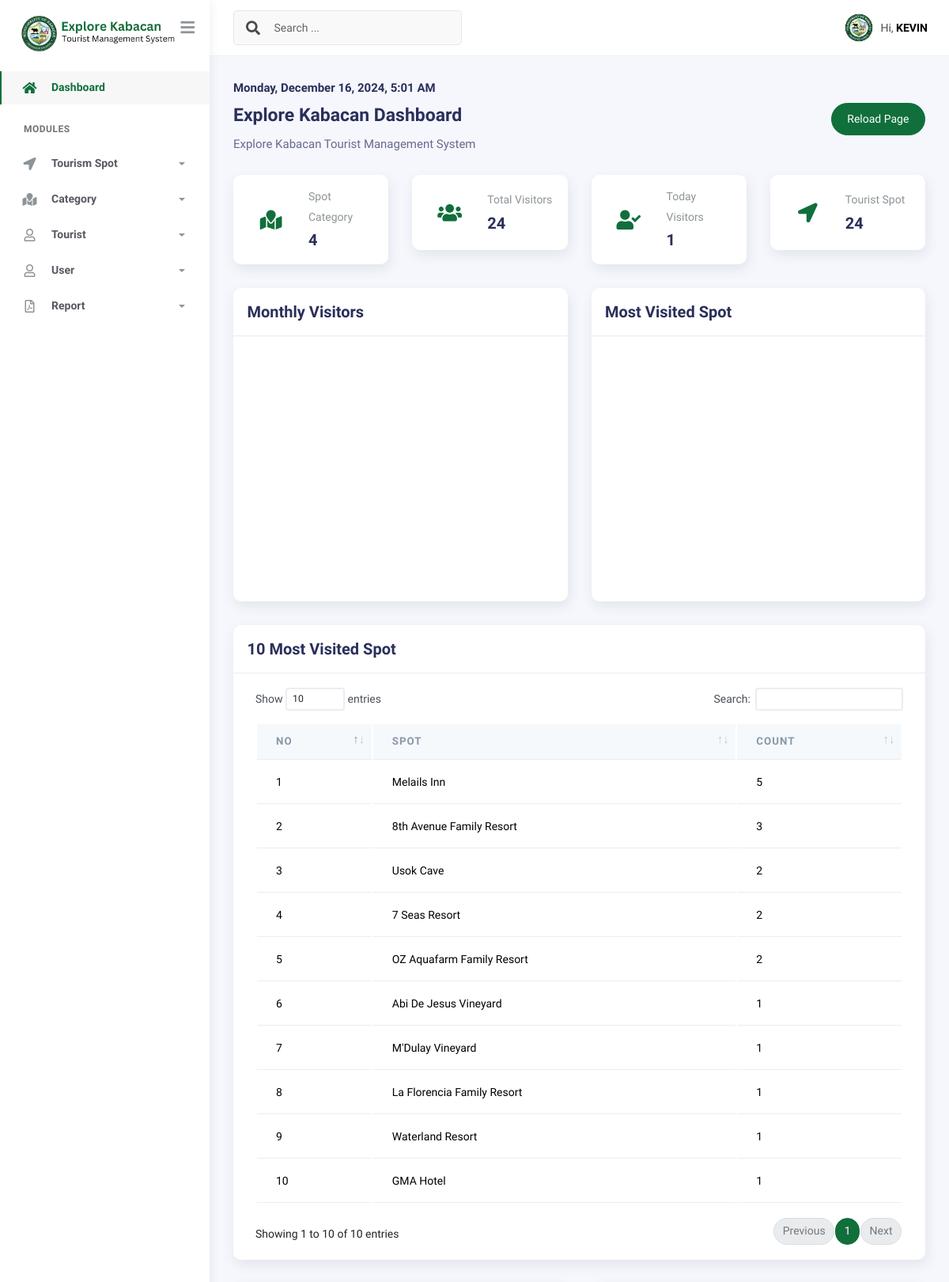
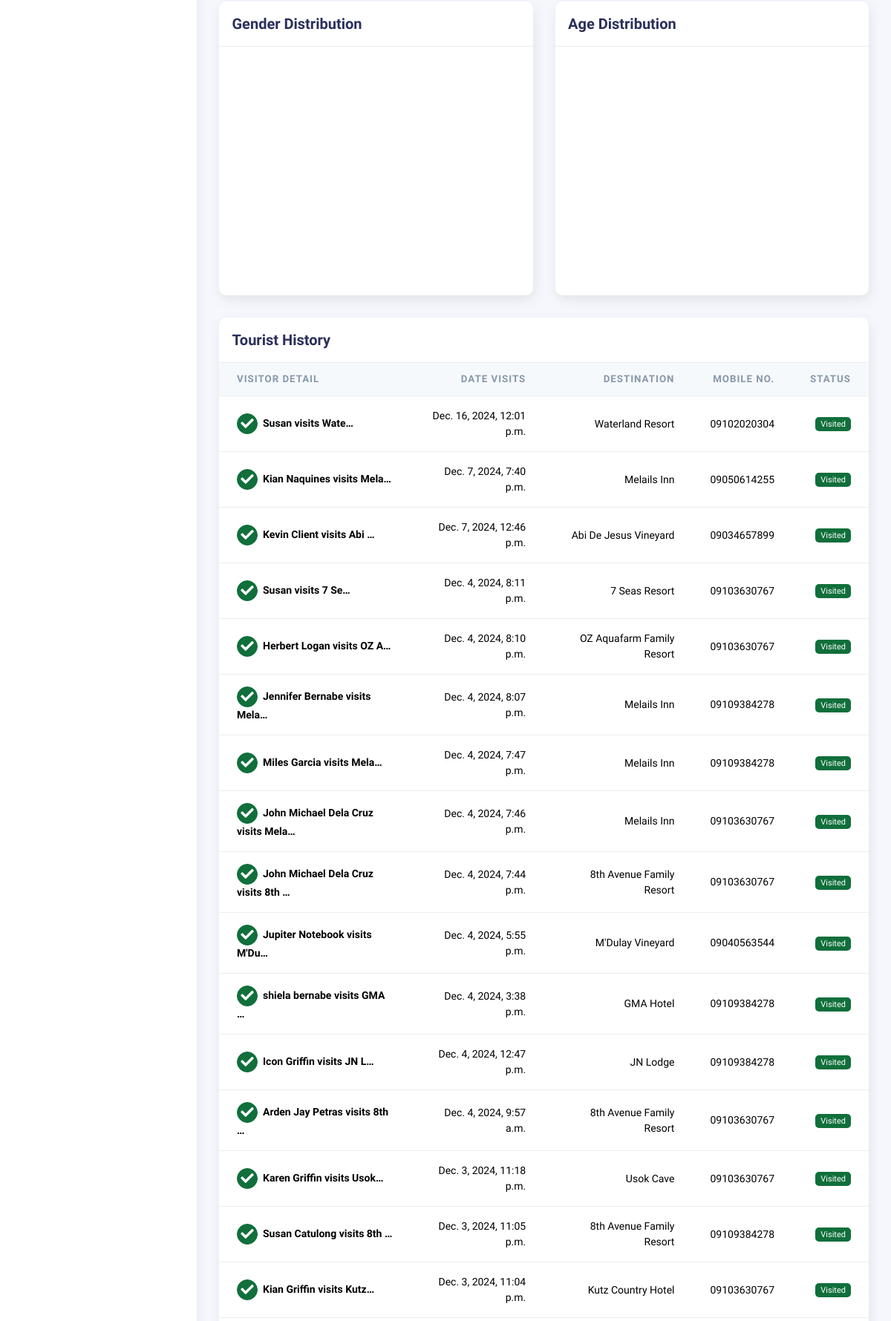
Screenshot of /dashboard/ (signed in, upper part) with the database file from the repository (2 pictures, top to bottom).
### explore_kabacan_app/models.py (models this page shows, shortened)
class CustomUser(AbstractBaseUser, PermissionsMixin):
    username = models.CharField(max_length=150, unique=True)
    first_name = models.CharField(max_length=255)
    middle_name = models.CharField(max_length=255)
    last_name = models.CharField(max_length=255)
    assigned_to = models.ForeignKey('Spot', null=True, blank=True, on_delete=models.CASCADE, help_text='Select what tourist spot you are assigned to.')
    email = models.EmailField(unique=True)
    is_active = models.BooleanField(default=True, help_text='Whether the user can login to the system')
    is_staff = models.BooleanField(default=False, help_text='Whether the user can access the super admin')
    is_superuser = models.BooleanField(default=False, help_text='Whether the user has the admin permission to system')
    date_joined = models.DateTimeField(default=timezone.now)
    objects = CustomUserManager()
    USERNAME_FIELD = "username"
    REQUIRED_FIELDS = ["email"]
    class Meta:
        db_table = "users_tbl"
        verbose_name = "User"
        verbose_name_plural = "Users"

class Spot(models.Model):
    spot = models.CharField(max_length=255, blank=False, null=False)
    category = models.ForeignKey(SpotCategory, blank=True, null=True, on_delete=models.SET_NULL)
    date_added = models.DateTimeField(auto_now_add=True)
    def __str__(self) -> str:
        return self.spot
    class Meta:
        db_table = "spot_tbl"
        verbose_name = "Tourist Spot"
        verbose_name_plural = "Tourist Spots"

class Tourist(models.Model):
    GENDER = (
        ("Male", "Male"),
        ("Female", "Female"),
    )
    VISITOR_TYPE = (
        ("Individual","Individual"),
        ("Group","Group"),
    )
    firstname = models.CharField(max_length=255, null=False, blank=False)
    middlename = models.CharField(max_length=255, blank=True, null=True)
    lastname = models.CharField(max_length=255, null=False, blank=False)
    dob = models.DateField(auto_now_add=False)
    gender = models.CharField(max_length=255, null=False, blank=False, choices=GENDER)
    phone_number = models.CharField(max_length=11, null=False, blank=False)
    address = models.CharField(max_length=255, null=False, blank=False)
    destination = models.ForeignKey(Spot, on_delete=models.SET_NULL, null=True)
    visit_date = models.DateTimeField(auto_now_add=True, editable=True, null=False, blank=False)
    visitor_type = models.CharField(max_length=255, choices=VISITOR_TYPE, null=True, blank=True)
    number_of_visitors = models.IntegerField(null=True, blank=True, default=0)
    def get_full_name(self):
        return (
            f"{self.firstname} {self.lastname}" if self.middlename else self.firstname
        )
    class Meta:
        db_table = "tourist_tbl"
        verbose_name = "Tourists"
        verbose_name_plural = "Tourists"

### explore_kabacan_app/views.py (the view)
# urls.py: path("dashboard/", DashboardView.as_view(), name="dashboard"),
class DashboardView(CustomLoginRequiredMixin, View):
    template_name = "dashboard.html"
    def get(self, request, *args, **kwargs):
        context = {}
        current_time = timezone.now().date()
        context["count_total_visitors"] = Tourist.objects.count()
        context["count_total_spots"] = Spot.objects.count()
        context["count_total_category"] = SpotCategory.objects.count()
        context["count_total_visitors_today"] = Tourist.objects.filter(
            visit_date__date=current_time
        ).count()
        if request.user.assigned_to:
            context["visitors_history"] = Tourist.objects.filter(
                destination=request.user.assigned_to
            ).order_by("-visit_date")[:20]
        else:
            context["visitors_history"] = Tourist.objects.all().order_by("-visit_date")[
                :20
            ]
        context["most_visited_spot"] = Spot.objects.annotate(
            visit_count=Count("tourist")
        ).order_by("-visit_count")[:10]
        most_visited_spots = Spot.objects.annotate(
            visit_count=Count("tourist")
        ).order_by("-visit_count")[:10]
        chart_data = [
            {"name": spot.spot, "y": spot.visit_count} for spot in most_visited_spots
        ]
        context["chart_data"] = chart_data
        return render(request, self.template_name, context)

### explore_kabacan_app/templates/dashboard.html (shortened to what this page needs)
{% extends './includes/base.html' %}
{% block content %}
<div class="page-inner">
    <div class="d-flex align-items-left justify-content-between align-items-md-center flex-column flex-md-row pt-2 pb-4">
        <div>
            <h6 class="fw-bold" id="current_date">Saturday, December 7, 2024</h6>
            <h3 class="fw-bold">Explore Kabacan Dashboard</h3>
            <h6 class="op-7 mb-2">Explore Kabacan Tourist Management System</h6>
        </div>
        <div class="ms-md-auto py-2 py-md-0">
            <button type="button" onclick="onReload()" class="btn btn-primary btn-round">Reload Page</button>
        </div>
    </div>
    <div class="row">
        <div class="col-sm-6 col-md-3">
            <div class="card card-stats card-round">
                <div class="card-body">
                    <div class="row align-items-center">
                        <div class="col-icon">
                            <div class="icon-big text-center bubble-shadow-small">
                                <i class="fas fa-map-marked text-success"></i>
                            </div>
                        </div>
                        <div class="col col-stats ms-3 ms-sm-0">
                            <div class="numbers">
                                <p class="card-category">Spot Category</p>
                                <h4 class="card-title">
                                    {{ count_total_category }}
                                </h4>
                            </div>
                        </div>
                    </div>
                </div>
            </div>
        </div>
        <div class="col-sm-6 col-md-3">
            <div class="card card-stats card-round">
                <div class="card-body">
                    <div class="row align-items-center">
                        <div class="col-icon">
                            <div class="icon-big text-center bubble-shadow-small">
                                <i class="fas fa-users text-success"></i>
                            </div>
                        </div>
                        <div class="col col-stats ms-3 ms-sm-0">
                            <div class="numbers">
                                <p class="card-category">Total Visitors</p>
                                <h4 class="card-title">{{ count_total_visitors }}</h4>
                            </div>
                        </div>
                    </div>
                </div>
            </div>
        </div>
        <div class="col-sm-6 col-md-3">
            <div class="card card-stats card-round">
                <div class="card-body">
                    <div class="row align-items-center">
                        <div class="col-icon">
                            <div class="icon-big text-center bubble-shadow-small">
                                <i class="fas fa-user-check text-success"></i>
                            </div>
                        </div>
                        <div class="col col-stats ms-3 ms-sm-0">
                            <div class="numbers">
                                <p class="card-category">Today Visitors</p>
                                <h4 class="card-title">
                                    {{ count_total_visitors_today }}
                                </h4>
                            </div>
                        </div>
                    </div>
                </div>
            </div>
        </div>
        <div class="col-sm-6 col-md-3">
            <div class="card card-stats card-round">
                <div class="card-body">
                    <div class="row align-items-center">
                        <div class="col-icon">
                            <div class="icon-big text-center bubble-shadow-small">
                                <i class="fas fa-location-arrow text-success"></i>
                            </div>
                        </div>
                        <div class="col col-stats ms-3 ms-sm-0">
                            <div class="numbers">
                                <p class="card-category">Tourist Spot</p>
                                <h4 class="card-title">
                                    {{ count_total_spots }}
                                </h4>
                            </div>
                        </div>
                    </div>
                </div>
            </div>
        </div>
    </div>
    <div class="row">
        <div class="col-md-6">
            <div class="card card-round">
                <div class="card-header">
                    <div class="card-head-row">
                        <div class="card-title">Monthly Visitors</div>
                    </div>
                </div>
                <div class="card-body">
                    <div class="chart-container">
                    </div>
                </div>
            </div>
        </div>
        <div class="col-md-6">
            <div class="card card-round">
                <div class="card-header">
                    <div class="card-head-row">
                        <div class="card-title">Most Visited Spot</div>
                    </div>
                </div>
                <div class="card-body">
                    <div class="chart-container">
                    </div>
                </div>
            </div>
        </div>
    </div>
    <div class="row">
        <div class="col-md-12">
            <div class="card card-round">
                <div class="card-header">
                    <div class="card-head-row">
                        <div class="card-title">10 Most Visited Spot</div>
                    </div>
                </div>
                <div class="card-body">
                    <div class="table-responsive">
                        <table class="table align-items-center mb-0" id="datatable">
                            <thead class="thead-light">
                                <tr>
                                    <th scope="col" class="text-start">No</th>
                                    <th scope="col" class="text-start">Spot</th>
                                    <th scope="col" class="text-start">Count</th>
                                </tr>
                            </thead>
                            <tbody>
                                {% for spot in most_visited_spot %}
                                <tr>
                                    <td>{{ forloop.counter }}</td>
                                    <td class="text-start">{{ spot.spot }}</td>
                                    <td class="text-start">{{ spot.visit_count }}</td>
                                </tr>
                                {% endfor %}
                            </tbody>
                        </table>
                    </div>
                </div>
            </div>
        </div>
    </div>
    <div class="row">
        <div class="col-md-6">
            <div class="card card-round">
                <div class="card-header">
                    <div class="card-head-row">
                        <div class="card-title">Gender Distribution</div>
                    </div>
                </div>
                <div class="card-body">
                    <div class="chart-container">
                    </div>
                </div>
            </div>
        </div>
        <div class="col-md-6">
            <div class="card card-round">
                <div class="card-header">
                    <div class="card-head-row">
                        <div class="card-title">Age Distribution</div>
                    </div>
                </div>
                <div class="card-body">
                    <div class="chart-container">
                    </div>
                </div>
            </div>
        </div>
    </div>
    <div class="row">
        <div class="col-md-12">
            <div class="card card-round">
                <div class="card-header">
                    <div class="card-head-row card-tools-still-right">
                        <div class="card-title">Tourist History</div>
                    </div>
                </div>
                <div class="card-body p-0">
                    <div class="table-responsive">
                        <table class="table align-items-center mb-0">
                            <thead class="thead-light">
                                <tr>
                                    <th scope="col">Visitor Detail</th>
                                    <th scope="col" class="text-end">Date Visits</th>
                                    <th scope="col" class="text-end">Destination</th>
                                    <th scope="col" class="text-end">Mobile No.</th>
                                    <th scope="col" class="text-end">Status</th>
                                </tr>
                            </thead>
                            <tbody>
                                {% for visitor_history in visitors_history %}
                                <tr>
                                    <th scope="row">
                                        <button class="btn btn-icon btn-round btn-primary btn-sm me-1">
                                            <i class="fa fa-check"></i>
                                        </button>
                                        {{ visitor_history.get_full_name }} visits {{ visitor_history.destination|truncatechars:5 }}
                                    </th>
                                    <td class="text-end">{{ visitor_history.visit_date }} </td>
                                    <td class="text-end">
                                        {{ visitor_history.destination }}
                                    </td>
                                    <td class="text-end">
                                        {{ visitor_history.phone_number }}
                                    </td>
                                    <td class="text-end">
                                        <span class="badge badge-success">Visited</span>
                                    </td>
                                </tr>
                                {% endfor %}
                            </tbody>
                        </table>
                    </div>
                </div>
            </div>
        </div>
    </div>
</div>
{% endblock %}

### explore_kabacan_app/templates/includes/navbar.html (shortened to what this page needs)
{% load static %}
<nav class="navbar navbar-header navbar-header-transparent navbar-expand-lg border-bottom">
    <div class="container-fluid">
        <nav class="navbar navbar-header-left navbar-expand-lg navbar-form nav-search p-0 d-none d-lg-flex">
            <div class="input-group">
              <div class="input-group-prepend">
                <button type="submit" class="btn btn-search pe-1">
                  <i class="fa fa-search search-icon"></i>
                </button>
              </div>
              <input type="text" placeholder="Search ..." class="form-control">
            </div>
          </nav>
        <ul class="navbar-nav topbar-nav ms-md-auto align-items-center">
            <li class="nav-item topbar-user dropdown hidden-caret">
                <a
                    class="dropdown-toggle profile-pic"
                    data-bs-toggle="dropdown"
                    href="#"
                    aria-expanded="false"
                >
                    <div class="avatar-sm">
                        <img src="{% static 'assets/img/logo.jpg' %}" alt="{{ request.user.username }}" class="avatar-img rounded-circle">
                    </div>
                    <span class="profile-username">
                        <span class="op-7">Hi,</span>
                        <span class="fw-bold" style="text-transform: uppercase;">{{ request.user.username }}</span>
                    </span>
                </a>
            </li>
        </ul>
    </div>
</nav>

### explore_kabacan_app/templates/includes/base.html (style rules this page uses)
.btn-primary { background-color: #106F3B !important; border-color: #106F3B !important; }
.badge-success { background-color: #106F3B !important; border-color: #106F3B !important; }
.text-success { color: #106F3B !important; }

### rows the page displays
CustomUser: user.username "KEVIN"
Spot: spot "Melails Inn", visit_count "5"
Spot: spot "8th Avenue Family Resort", visit_count "3"
Spot: spot "Usok Cave", visit_count "2"
Spot: spot "7 Seas Resort", visit_count "2"
Spot: spot "OZ Aquafarm Family Resort", visit_count "2"
Spot: spot "Abi De Jesus Vineyard", visit_count "1"
Spot: spot "M'Dulay Vineyard", visit_count "1"
Spot: spot "La Florencia Family Resort", visit_count "1"
Spot: spot "Waterland Resort", visit_count "1"
Spot: spot "GMA Hotel", visit_count "1"
Tourist: get_full_name "Susan", destination "Wate…", visit_date "Dec. 16, 2024, 12:01 p.m.", destination "Waterland Resort", phone_number "09102020304"
Tourist: get_full_name "Kian Naquines", destination "Mela…", visit_date "Dec. 7, 2024, 7:40 p.m.", destination "Melails Inn", phone_number "09050614255"
Tourist: get_full_name "Kevin Client", destination "Abi …", visit_date "Dec. 7, 2024, 12:46 p.m.", destination "Abi De Jesus Vineyard", phone_number "09034657899"
Tourist: get_full_name "Susan", destination "7 Se…", visit_date "Dec. 4, 2024, 8:11 p.m.", destination "7 Seas Resort", phone_number "09103630767"
Tourist: get_full_name "Herbert Logan", destination "OZ A…", visit_date "Dec. 4, 2024, 8:10 p.m.", destination "OZ Aquafarm Family Resort", phone_number "09103630767"
Tourist: get_full_name "Jennifer Bernabe", destination "Mela…", visit_date "Dec. 4, 2024, 8:07 p.m.", destination "Melails Inn", phone_number "09109384278"
Tourist: get_full_name "Miles Garcia", destination "Mela…", visit_date "Dec. 4, 2024, 7:47 p.m.", destination "Melails Inn", phone_number "09109384278"
Tourist: get_full_name "John Michael Dela Cruz", destination "Mela…", visit_date "Dec. 4, 2024, 7:46 p.m.", destination "Melails Inn", phone_number "09103630767"
Tourist: get_full_name "John Michael Dela Cruz", destination "8th …", visit_date "Dec. 4, 2024, 7:44 p.m.", destination "8th Avenue Family Resort", phone_number "09103630767"
Tourist: get_full_name "Jupiter Notebook", destination "M'Du…", visit_date "Dec. 4, 2024, 5:55 p.m.", destination "M'Dulay Vineyard", phone_number "09040563544"
Tourist: get_full_name "shiela bernabe", destination "GMA …", visit_date "Dec. 4, 2024, 3:38 p.m.", destination "GMA Hotel", phone_number "09109384278"
Tourist: get_full_name "Icon Griffin", destination "JN L…", visit_date "Dec. 4, 2024, 12:47 p.m.", destination "JN Lodge", phone_number "09109384278"
Tourist: get_full_name "Arden Jay Petras", destination "8th …", visit_date "Dec. 4, 2024, 9:57 a.m.", destination "8th Avenue Family Resort", phone_number "09103630767"
Tourist: get_full_name "Karen Griffin", destination "Usok…", visit_date "Dec. 3, 2024, 11:18 p.m.", destination "Usok Cave", phone_number "09103630767"
Tourist: get_full_name "Susan Catulong", destination "8th …", visit_date "Dec. 3, 2024, 11:05 p.m.", destination "8th Avenue Family Resort", phone_number "09109384278"
Tourist: get_full_name "Kian Griffin", destination "Kutz…", visit_date "Dec. 3, 2024, 11:04 p.m.", destination "Kutz Country Hotel", phone_number "09103630767"

### other values shown
{{ count_total_category }} "4"
{{ count_total_visitors }} "24"
{{ count_total_visitors_today }} "1"
{{ count_total_spots }} "24"
